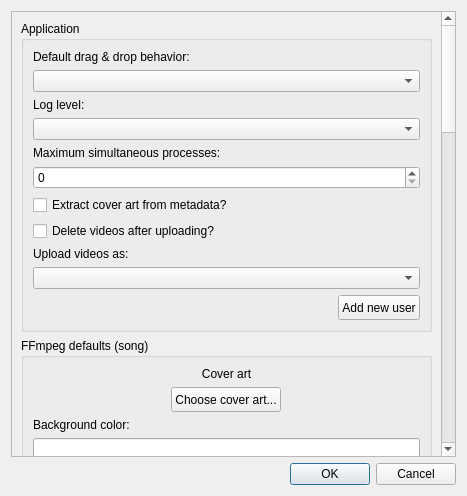
<?xml version="1.0" encoding="UTF-8"?>
<ui version="4.0">
 <class>Dialog</class>
 <widget class="QDialog" name="Dialog">
  <property name="geometry">
   <rect>
    <x>0</x>
    <y>0</y>
    <width>467</width>
    <height>496</height>
   </rect>
  </property>
  <property name="sizePolicy">
   <sizepolicy hsizetype="Preferred" vsizetype="Preferred">
    <horstretch>0</horstretch>
    <verstretch>0</verstretch>
   </sizepolicy>
  </property>
  <property name="minimumSize">
   <size>
    <width>300</width>
    <height>300</height>
   </size>
  </property>
  <property name="maximumSize">
   <size>
    <width>16777215</width>
    <height>16777215</height>
   </size>
  </property>
  <property name="windowTitle">
   <string>Settings</string>
  </property>
  <layout class="QGridLayout" name="gridLayout">
   <item row="2" column="0">
    <widget class="QDialogButtonBox" name="buttonBox">
     <property name="orientation">
      <enum>Qt::Horizontal</enum>
     </property>
     <property name="standardButtons">
      <set>QDialogButtonBox::Cancel|QDialogButtonBox::Ok</set>
     </property>
    </widget>
   </item>
   <item row="1" column="0">
    <widget class="SettingsScrollArea" name="scrollArea">
     <property name="horizontalScrollBarPolicy">
      <enum>Qt::ScrollBarAlwaysOff</enum>
     </property>
     <property name="widgetResizable">
      <bool>true</bool>
     </property>
     <widget class="QWidget" name="scrollAreaWidgetContents">
      <property name="geometry">
       <rect>
        <x>0</x>
        <y>0</y>
        <width>433</width>
        <height>1701</height>
       </rect>
      </property>
      <property name="sizePolicy">
       <sizepolicy hsizetype="Expanding" vsizetype="Expanding">
        <horstretch>0</horstretch>
        <verstretch>0</verstretch>
       </sizepolicy>
      </property>
      <property name="minimumSize">
       <size>
        <width>0</width>
        <height>0</height>
       </size>
      </property>
      <layout class="QVBoxLayout" name="verticalLayout_9">
       <item>
        <widget class="QGroupBox" name="applicationSettings">
         <property name="sizePolicy">
          <sizepolicy hsizetype="Preferred" vsizetype="Preferred">
           <horstretch>0</horstretch>
           <verstretch>0</verstretch>
          </sizepolicy>
         </property>
         <property name="minimumSize">
          <size>
           <width>0</width>
           <height>0</height>
          </size>
         </property>
         <property name="title">
          <string>Application</string>
         </property>
         <layout class="QVBoxLayout" name="verticalLayout">
          <item>
           <widget class="QLabel" name="label">
            <property name="text">
             <string>Default drag &amp; drop behavior:</string>
            </property>
           </widget>
          </item>
          <item>
           <widget class="QComboBox" name="dragAndDropBehavior"/>
          </item>
          <item>
           <widget class="QLabel" name="label_2">
            <property name="text">
             <string>Log level:</string>
            </property>
           </widget>
          </item>
          <item>
           <widget class="QComboBox" name="logLevel"/>
          </item>
          <item>
           <widget class="QLabel" name="label_3">
            <property name="text">
             <string>Maximum simultaneous processes:</string>
            </property>
           </widget>
          </item>
          <item>
           <widget class="QSpinBox" name="maxProcesses">
            <property name="sizePolicy">
             <sizepolicy hsizetype="Preferred" vsizetype="Fixed">
              <horstretch>0</horstretch>
              <verstretch>0</verstretch>
             </sizepolicy>
            </property>
            <property name="maximum">
             <number>256</number>
            </property>
           </widget>
          </item>
          <item>
           <widget class="SettingCheckBox" name="extractCoverArt">
            <property name="layoutDirection">
             <enum>Qt::LeftToRight</enum>
            </property>
            <property name="text">
             <string>Extract cover art from metadata?</string>
            </property>
           </widget>
          </item>
          <item>
           <widget class="SettingCheckBox" name="deleteAfterUploading">
            <property name="text">
             <string>Delete videos after uploading?</string>
            </property>
           </widget>
          </item>
          <item>
           <widget class="QLabel" name="label_11">
            <property name="text">
             <string>Upload videos as:</string>
            </property>
           </widget>
          </item>
          <item>
           <widget class="QComboBox" name="username"/>
          </item>
          <item>
           <layout class="QHBoxLayout" name="horizontalLayout">
            <property name="sizeConstraint">
             <enum>QLayout::SetDefaultConstraint</enum>
            </property>
            <item>
             <spacer name="horizontalSpacer">
              <property name="orientation">
               <enum>Qt::Horizontal</enum>
              </property>
              <property name="sizeHint" stdset="0">
               <size>
                <width>40</width>
                <height>20</height>
               </size>
              </property>
             </spacer>
            </item>
            <item>
             <widget class="QPushButton" name="addNewUserButton">
              <property name="minimumSize">
               <size>
                <width>0</width>
                <height>25</height>
               </size>
              </property>
              <property name="maximumSize">
               <size>
                <width>100</width>
                <height>50</height>
               </size>
              </property>
              <property name="text">
               <string>Add new user</string>
              </property>
             </widget>
            </item>
           </layout>
          </item>
         </layout>
        </widget>
       </item>
       <item>
        <widget class="QGroupBox" name="ffmpegSettings">
         <property name="title">
          <string>FFmpeg defaults (song)</string>
         </property>
         <layout class="QVBoxLayout" name="verticalLayout_7">
          <item>
           <widget class="CoverArtDisplay" name="coverArt">
            <property name="sizePolicy">
             <sizepolicy hsizetype="Preferred" vsizetype="Fixed">
              <horstretch>0</horstretch>
              <verstretch>0</verstretch>
             </sizepolicy>
            </property>
            <property name="text">
             <string>Cover art</string>
            </property>
            <property name="alignment">
             <set>Qt::AlignCenter</set>
            </property>
           </widget>
          </item>
          <item alignment="Qt::AlignHCenter">
           <widget class="QPushButton" name="coverArtButton">
            <property name="minimumSize">
             <size>
              <width>0</width>
              <height>25</height>
             </size>
            </property>
            <property name="maximumSize">
             <size>
              <width>150</width>
              <height>50</height>
             </size>
            </property>
            <property name="text">
             <string>Choose cover art...</string>
            </property>
           </widget>
          </item>
          <item>
           <widget class="QLabel" name="label_4">
            <property name="text">
             <string>Background color:</string>
            </property>
           </widget>
          </item>
          <item>
           <widget class="QLineEdit" name="backgroundColor"/>
          </item>
          <item>
           <widget class="QLabel" name="label_24">
            <property name="text">
             <string>Video width:</string>
            </property>
           </widget>
          </item>
          <item>
           <widget class="QSpinBox" name="videoWidth">
            <property name="maximum">
             <number>99999</number>
            </property>
           </widget>
          </item>
          <item>
           <widget class="QLabel" name="label_25">
            <property name="text">
             <string>Video height:</string>
            </property>
           </widget>
          </item>
          <item>
           <widget class="QSpinBox" name="videoHeight">
            <property name="maximum">
             <number>99999</number>
            </property>
           </widget>
          </item>
          <item>
           <widget class="QLabel" name="label_6">
            <property name="text">
             <string>Output file directory:</string>
            </property>
           </widget>
          </item>
          <item>
           <widget class="QLineEdit" name="fileOutputDir"/>
          </item>
          <item>
           <widget class="QLabel" name="label_5">
            <property name="text">
             <string>Output file name:</string>
            </property>
           </widget>
          </item>
          <item>
           <widget class="QLineEdit" name="fileOutputName"/>
          </item>
          <item>
           <widget class="QLabel" name="label_14">
            <property name="text">
             <string>Render command:</string>
            </property>
           </widget>
          </item>
          <item>
           <widget class="FileComboBox" name="commandName">
            <property name="editable">
             <bool>false</bool>
            </property>
           </widget>
          </item>
         </layout>
        </widget>
       </item>
       <item>
        <widget class="QGroupBox" name="ffmpegSettingsAlbum">
         <property name="title">
          <string>FFmpeg defaults (album)</string>
         </property>
         <layout class="QVBoxLayout" name="verticalLayout_2">
          <item>
           <widget class="QLabel" name="albumPlaylistLabel">
            <property name="text">
             <string>Render album as:</string>
            </property>
           </widget>
          </item>
          <item>
           <widget class="QComboBox" name="albumPlaylist"/>
          </item>
          <item>
           <widget class="QLabel" name="label_8">
            <property name="text">
             <string>Output file directory:</string>
            </property>
           </widget>
          </item>
          <item>
           <widget class="QLineEdit" name="fileOutputDirAlbum"/>
          </item>
          <item>
           <widget class="QLabel" name="label_7">
            <property name="text">
             <string>Output file name:</string>
            </property>
           </widget>
          </item>
          <item>
           <widget class="QLineEdit" name="fileOutputNameAlbum"/>
          </item>
          <item>
           <widget class="QLabel" name="label_12">
            <property name="text">
             <string>Concatenation command:</string>
            </property>
           </widget>
          </item>
          <item>
           <widget class="FileComboBox" name="concatCommandName"/>
          </item>
         </layout>
        </widget>
       </item>
       <item>
        <widget class="SettingCheckBox" name="uploadYouTube">
         <property name="text">
          <string>Default upload to YouTube?</string>
         </property>
         <property name="checked">
          <bool>true</bool>
         </property>
         <property name="tristate">
          <bool>false</bool>
         </property>
        </widget>
       </item>
       <item>
        <widget class="QGroupBox" name="youtubeSettings">
         <property name="title">
          <string>YouTube defaults (song)</string>
         </property>
         <layout class="QVBoxLayout" name="verticalLayout_6">
          <item>
           <widget class="QLabel" name="label_20">
            <property name="text">
             <string>Video title:</string>
            </property>
           </widget>
          </item>
          <item>
           <widget class="QLineEdit" name="videoTitle"/>
          </item>
          <item>
           <widget class="QLabel" name="label_21">
            <property name="text">
             <string>Video description:</string>
            </property>
           </widget>
          </item>
          <item>
           <widget class="QPlainTextEdit" name="videoDescription"/>
          </item>
          <item>
           <widget class="QLabel" name="label_22">
            <property name="text">
             <string>Video tags:</string>
            </property>
           </widget>
          </item>
          <item>
           <widget class="QPlainTextEdit" name="videoTags">
            <property name="maximumSize">
             <size>
              <width>16777215</width>
              <height>16777215</height>
             </size>
            </property>
           </widget>
          </item>
          <item>
           <widget class="QLabel" name="label_10">
            <property name="text">
             <string>Playlist name:</string>
            </property>
           </widget>
          </item>
          <item>
           <widget class="QLineEdit" name="playlistName"/>
          </item>
          <item>
           <widget class="QLabel" name="label_23">
            <property name="text">
             <string>Visibility:</string>
            </property>
           </widget>
          </item>
          <item>
           <widget class="QComboBox" name="videoVisibility"/>
          </item>
          <item>
           <widget class="SettingCheckBox" name="notifySubs">
            <property name="text">
             <string>Notify subscribers?</string>
            </property>
           </widget>
          </item>
         </layout>
        </widget>
       </item>
       <item>
        <widget class="QGroupBox" name="youtubeSettingsAlbum">
         <property name="title">
          <string>YouTube defaults (album)</string>
         </property>
         <layout class="QVBoxLayout" name="verticalLayout_60">
          <item>
           <widget class="QLabel" name="label_200">
            <property name="text">
             <string>Video title:</string>
            </property>
           </widget>
          </item>
          <item>
           <widget class="QLineEdit" name="videoTitleAlbum"/>
          </item>
          <item>
           <widget class="QLabel" name="label_210">
            <property name="text">
             <string>Video description:</string>
            </property>
           </widget>
          </item>
          <item>
           <widget class="QPlainTextEdit" name="videoDescriptionAlbum"/>
          </item>
          <item>
           <widget class="QLabel" name="label_220">
            <property name="text">
             <string>Video tags:</string>
            </property>
           </widget>
          </item>
          <item>
           <widget class="QPlainTextEdit" name="videoTagsAlbum">
            <property name="maximumSize">
             <size>
              <width>16777215</width>
              <height>16777215</height>
             </size>
            </property>
           </widget>
          </item>
          <item>
           <widget class="QLabel" name="label_13">
            <property name="text">
             <string>Visibility:</string>
            </property>
           </widget>
          </item>
          <item>
           <widget class="QComboBox" name="videoVisibilityAlbum"/>
          </item>
          <item>
           <widget class="SettingCheckBox" name="notifySubsAlbum">
            <property name="text">
             <string>Notify subscribers?</string>
            </property>
           </widget>
          </item>
         </layout>
        </widget>
       </item>
      </layout>
     </widget>
    </widget>
   </item>
  </layout>
 </widget>
 <customwidgets>
  <customwidget>
   <class>SettingCheckBox</class>
   <extends>QCheckBox</extends>
   <header>setting_check_box.h</header>
  </customwidget>
  <customwidget>
   <class>CoverArtDisplay</class>
   <extends>QLabel</extends>
   <header>cover_art_display.h</header>
  </customwidget>
  <customwidget>
   <class>SettingsScrollArea</class>
   <extends>QScrollArea</extends>
   <header>settings_scroll_area.h</header>
   <container>1</container>
  </customwidget>
  <customwidget>
   <class>FileComboBox</class>
   <extends>QComboBox</extends>
   <header>file_combo_box.h</header>
  </customwidget>
 </customwidgets>
 <resources/>
 <connections>
  <connection>
   <sender>buttonBox</sender>
   <signal>accepted()</signal>
   <receiver>Dialog</receiver>
   <slot>accept()</slot>
   <hints>
    <hint type="sourcelabel">
     <x>248</x>
     <y>254</y>
    </hint>
    <hint type="destinationlabel">
     <x>157</x>
     <y>274</y>
    </hint>
   </hints>
  </connection>
  <connection>
   <sender>buttonBox</sender>
   <signal>rejected()</signal>
   <receiver>Dialog</receiver>
   <slot>reject()</slot>
   <hints>
    <hint type="sourcelabel">
     <x>316</x>
     <y>260</y>
    </hint>
    <hint type="destinationlabel">
     <x>286</x>
     <y>274</y>
    </hint>
   </hints>
  </connection>
 </connections>
</ui>
